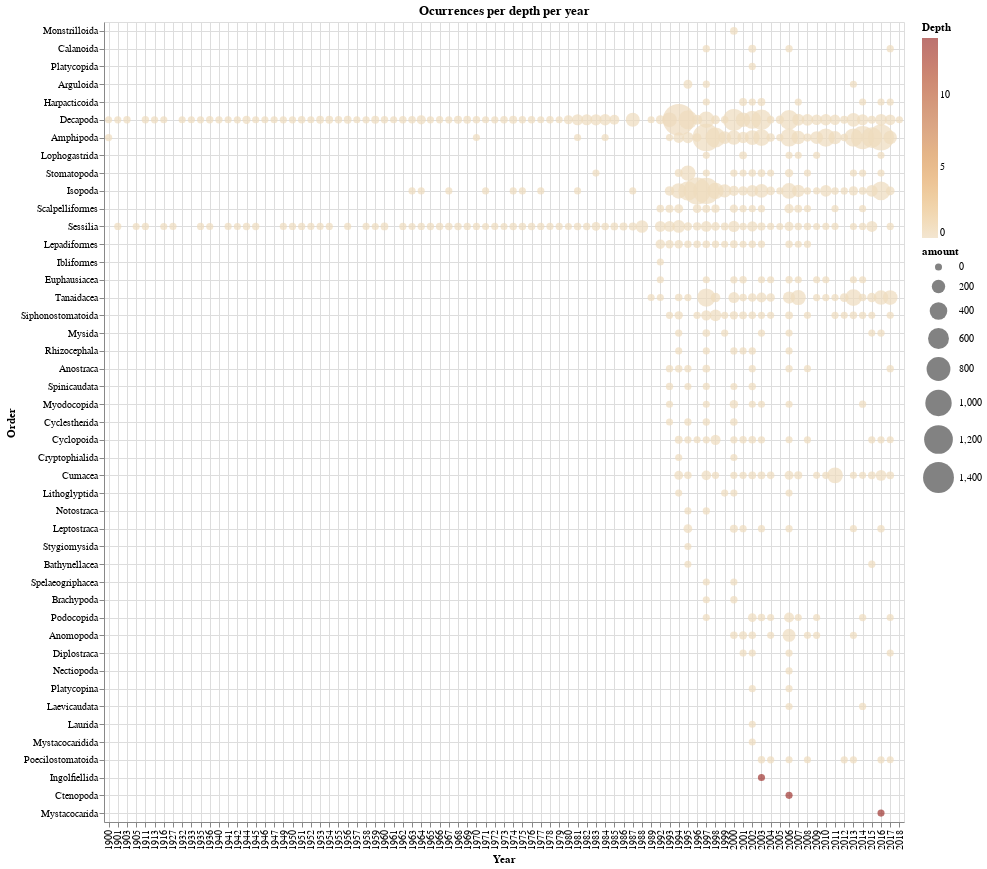

Notebook cell for this chart:
### Code cell
alt.Chart(NewTable_Years,title='Ocurrences per depth per year',width=800,height=800).mark_circle(
    size=80).encode(
    x= alt.X('year:N', title='Year',
             axis=alt.Axis(tickCount=10,grid=True,labels=True),
             scale=alt.Scale()),
    y=alt.Y('order',type='nominal',title='Order',axis=alt.Axis(grid=True),
            sort = alt.SortField('amount', order='descending')
            ),
    color=alt.Color('max_depth', title='Depth',scale=alt.Scale(scheme='browns')),
    size=alt.Size('amount',scale=alt.Scale(range=[50,1000]))
#     order=alt.Order('amount',sort='descending')

)

### Figure 1 — Vega-Lite specification as saved in the notebook (floating-point values rounded to 4 significant figures; data arrays with more than 128 entries replaced by an {"elided": "..."} marker saying what was removed)
{"config": {"view": {"continuousWidth": 400, "continuousHeight": 300}}, "data": {"name": "data-f04b2ea9f7097d838529b14c09d00cb5"}, "mark": {"type": "circle", "size": 80}, "encoding": {"color": {"type": "quantitative", "field": "max_depth", "scale": {"scheme": "browns"}, "title": "Depth"}, "size": {"type": "quantitative", "field": "amount", "scale": {"range": [50, 1000]}}, "x": {"type": "nominal", "axis": {"grid": true, "labels": true, "tickCount": 10}, "field": "year", "scale": {}, "title": "Year"}, "y": {"type": "nominal", "axis": {"grid": true}, "field": "order", "sort": {"field": "amount", "order": "descending"}, "title": "Order"}}, "height": 800, "title": "Ocurrences per depth per year", "width": 800, "$schema": "https://vega.github.io/schema/vega-lite/v4.0.0.json", "datasets": {"data-f04b2ea9f7097d838529b14c09d00cb5": {"elided": "470 records"}}}
